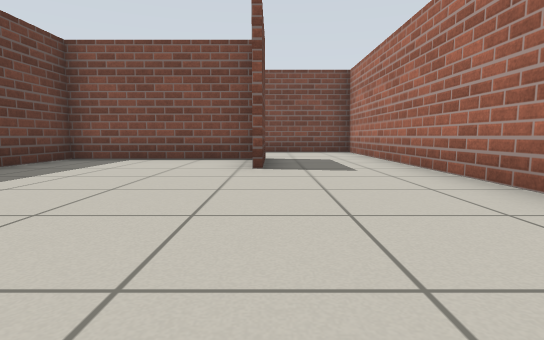
view 1 (above)

24 first-person views from a walk through a Gazebo world. The camera is 0.5 m above the floor, tilts 6° down and sees 80° across. The floor is counted in squares, 1 m on a side. Each view is taken from the middle of a square. On the plan, view 1 faces up. The plan holds only what a view shows up to about 9 squares ahead; the rest is blank.

view 2
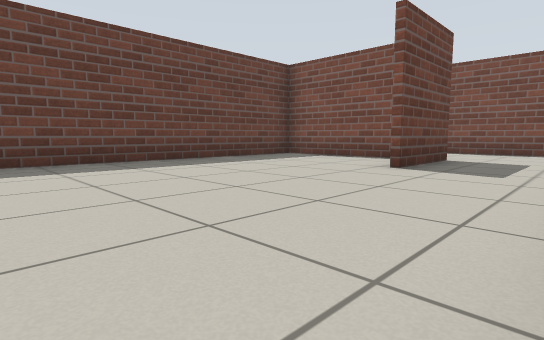

view 3
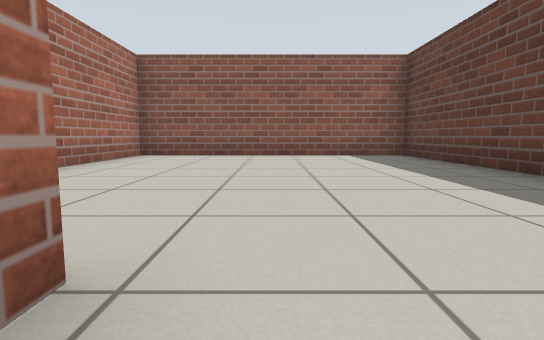

view 4
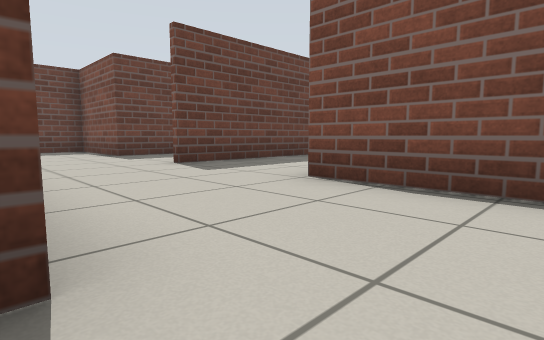

view 5
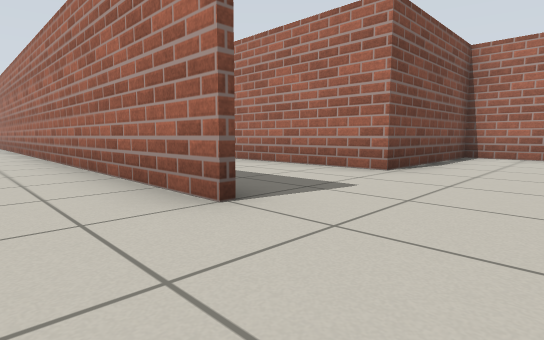

view 6
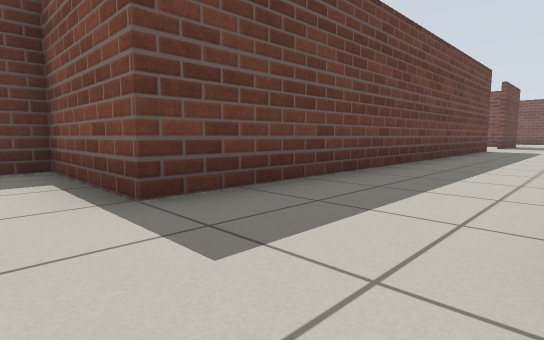

view 7
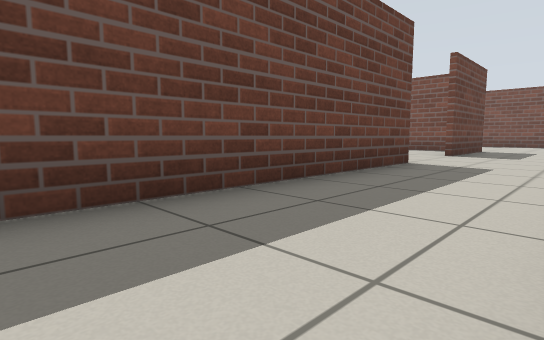

view 8
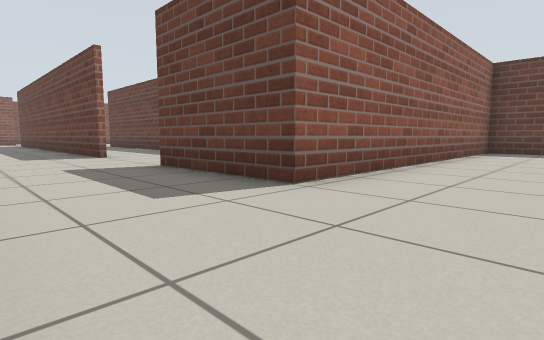

view 9
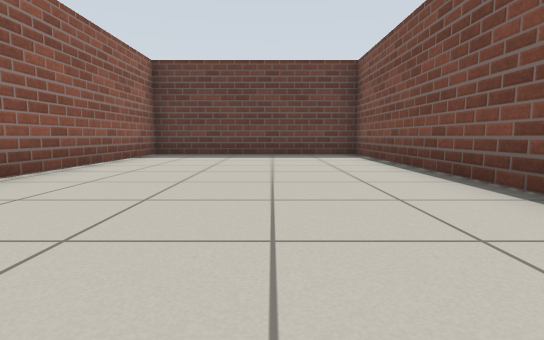

view 10
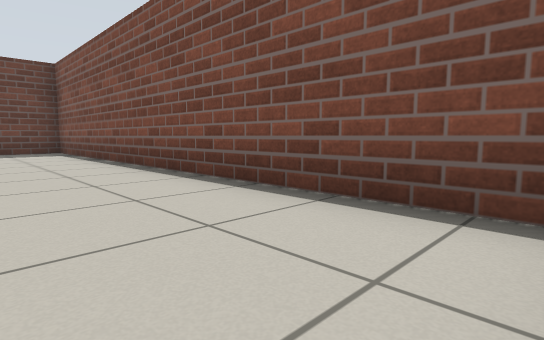

view 11
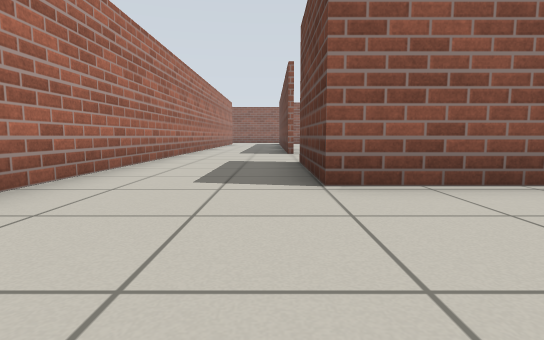

view 12
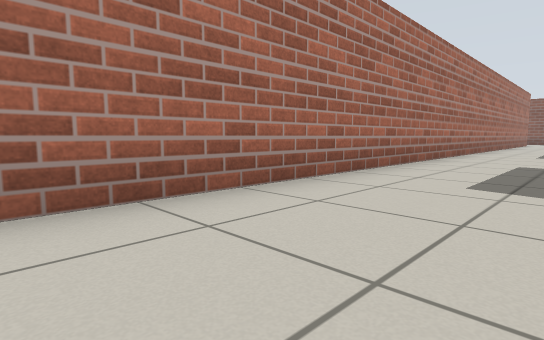

view 13
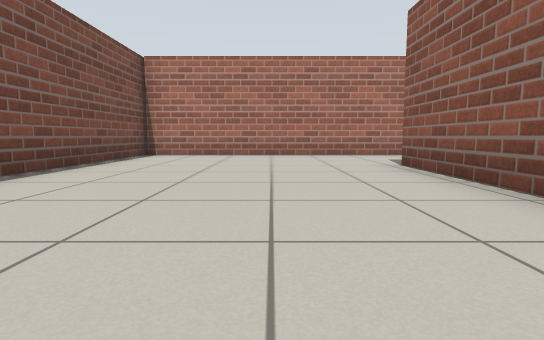

view 14
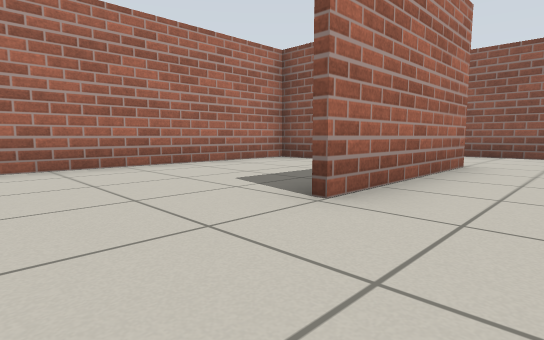

view 15
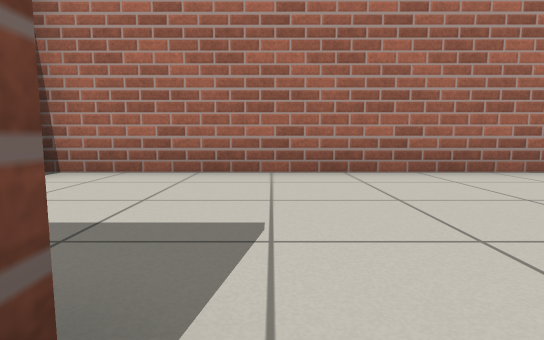

view 16
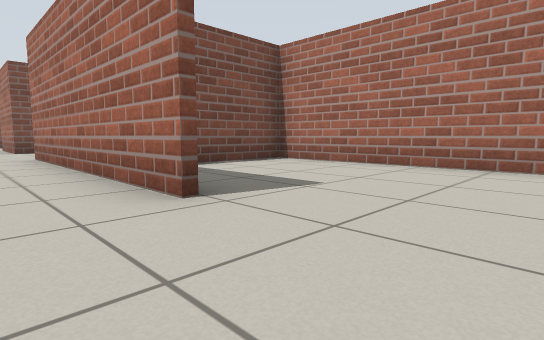

view 17
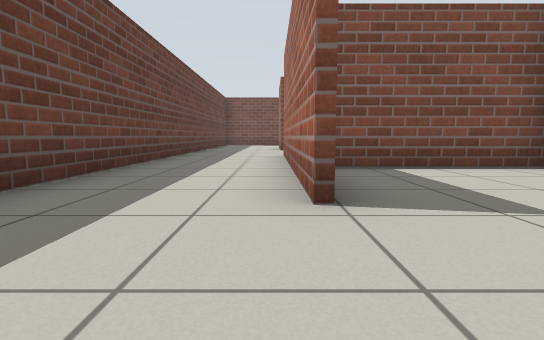

view 18
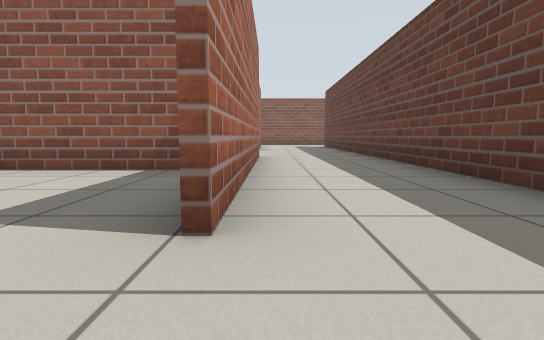

view 19
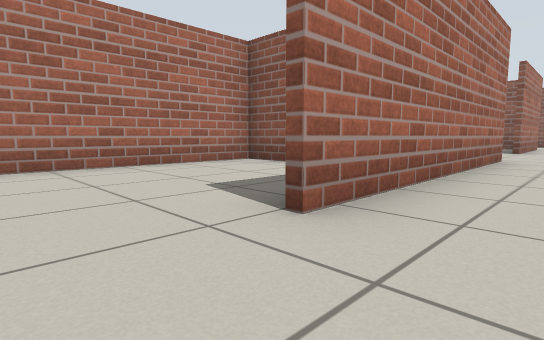

view 20
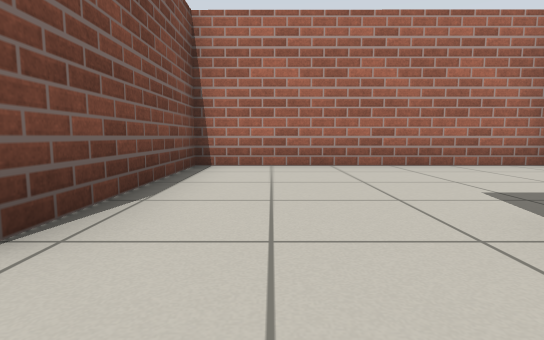

view 21
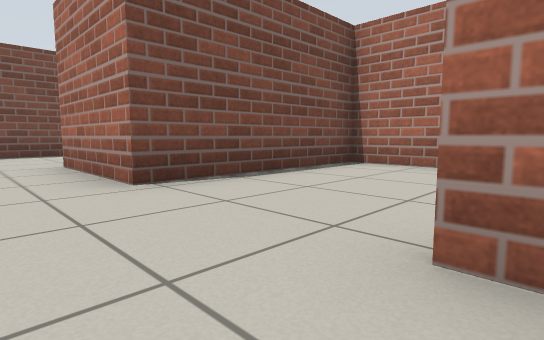

view 22
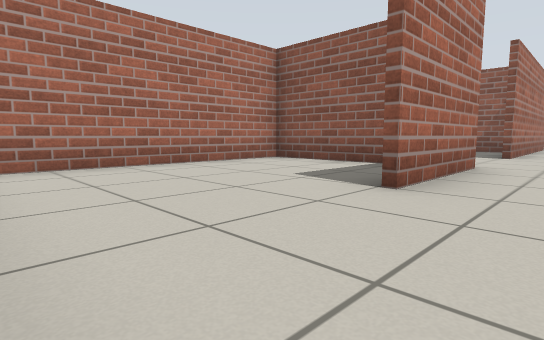

view 23
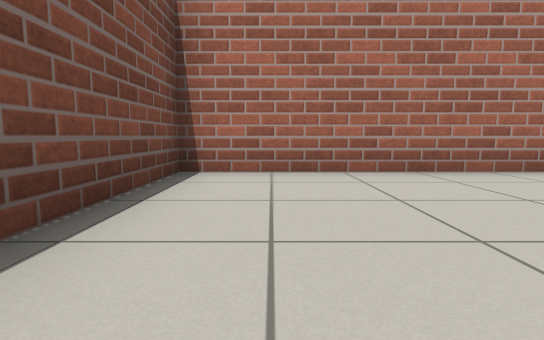

view 24
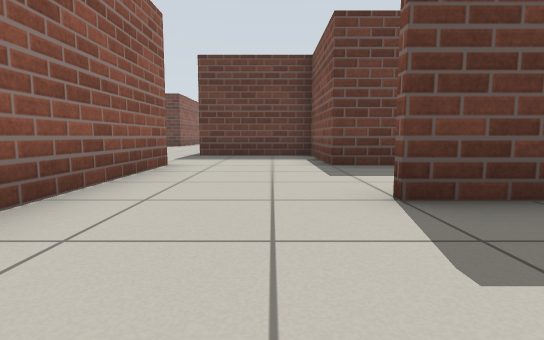

### Floor plan
Ten units are one square. View 1 is at (0, 0); x grows to the right and y downward. Boxes are objects, and circles mark ways between rooms. Rooms are numbered by the first view taken in them; rooms with no view inside come last. Other rooms are left out.
<svg viewBox="-164 -328 194 356">
<path fill="none" stroke="#000" d="M24 -28 24 -101 -15 -101M-4 -70 -44 -70 -44 23 24 23 24 -10M-1 -72 -1 -49M-23 -72 -8 -72M-74 -211 -74 -101M-46 -99 -46 -323 -159 -323 -159 -268 -74 -268 -74 -237M-64 -72 -40 -72M-17 -172 -17 -235M-44 -139 -44 -99M25 -202 -10 -202M-15 -101 -15 -140M14 -103 24 -103 24 -201M-44 -242 -44 -159M-17 -263 -17 -291M-4 -264 25 -264M24 -260 24 -323 -22 -323M-8 -203 25 -203M24 -201 24 -260M25 -263 -17 -263M-76 -72 -64 -72M-74 -101 -103 -101 -103 -71"/>
<circle cx="-5" cy="-85" r="3" fill="#2a7"/>
<circle cx="-40" cy="-85" r="3" fill="#2a7"/>
<circle cx="-70" cy="-85" r="3" fill="#2a7"/>
<circle cx="-30" cy="-290" r="3" fill="#2a7"/>
<circle cx="-20" cy="-245" r="3" fill="#2a7"/>
<text x="0" y="-30">1</text>
<text x="-70" y="-250">2</text>
<text x="-10" y="-160">3</text>
<text x="0" y="-300">4</text>
<text x="0" y="-230">5</text>
<text x="-80" y="-80">6</text>
</svg>
Room 1 opens to room 3. Room 2 opens to room 3. Room 2 opens to room 6. Room 3 opens to room 4. Room 3 opens to room 5.

Where each view was taken, in squares from view 1:
view 1: 0 up, 0 right, facing up
view 2: 0 up, 2 right, facing up-left
view 3: 6 up, 1 left, facing down
view 4: 7 up, 1 right, facing up-left
view 5: 8 up, 6 left, facing up-right
view 6: 9 up, 5 left, facing up-left
view 7: 15 up, 5 left, facing up-left
view 8: 29 up, 5 left, facing down-left
view 9: 30 up, 7 left, facing left
view 10: 30 up, 5 left, facing up-left
view 11: 30 up, 7 left, facing down
view 12: 30 up, 7 left, facing down-right
view 13: 29 up, 13 left, facing right
view 14: 16 up, 3 left, facing down-right
view 15: 17 up, 2 left, facing right
view 16: 15 up, 3 left, facing up-right
view 17: 15 up, 2 left, facing up
view 18: 25 up, 2 left, facing down
view 19: 25 up, 3 left, facing down-right
view 20: 25 up, 3 left, facing right
view 21: 23 up, 3 left, facing up-right
view 22: 32 up, 3 left, facing down-right
view 23: 31 up, 2 left, facing right
view 24: 9 up, 2 left, facing left
